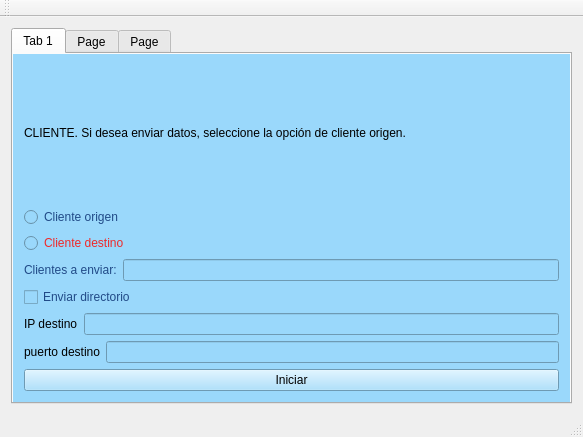
<?xml version="1.0" encoding="UTF-8"?>
<ui version="4.0">
 <class>Backup_distribuido</class>
 <widget class="QMainWindow" name="Backup_distribuido">
  <property name="geometry">
   <rect>
    <x>0</x>
    <y>0</y>
    <width>583</width>
    <height>437</height>
   </rect>
  </property>
  <property name="windowTitle">
   <string>Backup_distribuido</string>
  </property>
  <widget class="QWidget" name="centralWidget">
   <layout class="QHBoxLayout" name="horizontalLayout">
    <item>
     <widget class="QTabWidget" name="tabWidget">
      <property name="toolTip">
       <string/>
      </property>
      <property name="whatsThis">
       <string>&lt;html&gt;&lt;head/&gt;&lt;body&gt;&lt;p&gt;&lt;br/&gt;&lt;/p&gt;&lt;/body&gt;&lt;/html&gt;</string>
      </property>
      <property name="styleSheet">
       <string notr="true"/>
      </property>
      <property name="currentIndex">
       <number>0</number>
      </property>
      <widget class="QWidget" name="Inicio">
       <property name="styleSheet">
        <string notr="true">background-color: rgb(154, 216, 251);</string>
       </property>
       <attribute name="title">
        <string>Tab 1</string>
       </attribute>
       <layout class="QVBoxLayout" name="verticalLayout">
        <item>
         <widget class="QLabel" name="label_8">
          <property name="text">
           <string>CLIENTE. Si desea enviar datos, seleccione la opción de cliente origen.</string>
          </property>
         </widget>
        </item>
        <item>
         <widget class="QRadioButton" name="radioButton">
          <property name="styleSheet">
           <string notr="true">color: rgb(32, 74, 135);</string>
          </property>
          <property name="text">
           <string>Cliente origen</string>
          </property>
         </widget>
        </item>
        <item>
         <widget class="QRadioButton" name="radioButton_2">
          <property name="styleSheet">
           <string notr="true">color: rgb(239, 41, 41);</string>
          </property>
          <property name="text">
           <string>Cliente destino</string>
          </property>
         </widget>
        </item>
        <item>
         <layout class="QHBoxLayout" name="horizontalLayout_6">
          <item>
           <widget class="QLabel" name="label">
            <property name="styleSheet">
             <string notr="true">color: rgb(32, 74, 135);</string>
            </property>
            <property name="text">
             <string>Clientes a enviar:</string>
            </property>
           </widget>
          </item>
          <item>
           <widget class="QLineEdit" name="lineEdit"/>
          </item>
         </layout>
        </item>
        <item>
         <widget class="QCheckBox" name="checkBox">
          <property name="styleSheet">
           <string notr="true">color: rgb(32, 74, 135);</string>
          </property>
          <property name="text">
           <string>Enviar directorio</string>
          </property>
         </widget>
        </item>
        <item>
         <layout class="QHBoxLayout" name="horizontalLayout_4">
          <item>
           <widget class="QLabel" name="label_3">
            <property name="text">
             <string>IP destino</string>
            </property>
           </widget>
          </item>
          <item>
           <widget class="QLineEdit" name="lineEdit_3"/>
          </item>
         </layout>
        </item>
        <item>
         <layout class="QHBoxLayout" name="horizontalLayout_3">
          <item>
           <widget class="QLabel" name="label_2">
            <property name="text">
             <string>puerto destino</string>
            </property>
           </widget>
          </item>
          <item>
           <widget class="QLineEdit" name="lineEdit_2"/>
          </item>
         </layout>
        </item>
        <item>
         <widget class="QPushButton" name="pushButton">
          <property name="text">
           <string>Iniciar</string>
          </property>
         </widget>
        </item>
       </layout>
      </widget>
      <widget class="QWidget" name="tab">
       <property name="styleSheet">
        <string notr="true">background-color: rgba(159, 249, 188, 199);</string>
       </property>
       <attribute name="title">
        <string>Page</string>
       </attribute>
       <layout class="QVBoxLayout" name="verticalLayout_2">
        <item>
         <widget class="QLabel" name="label_6">
          <property name="text">
           <string>                  SERVIDOR: Indique la dirección IP y el puerto de escucha.</string>
          </property>
         </widget>
        </item>
        <item>
         <layout class="QHBoxLayout" name="horizontalLayout_5">
          <item>
           <widget class="QLabel" name="label_4">
            <property name="text">
             <string>IP</string>
            </property>
           </widget>
          </item>
          <item>
           <widget class="QLineEdit" name="lineEdit_5"/>
          </item>
         </layout>
        </item>
        <item>
         <layout class="QHBoxLayout" name="horizontalLayout_2">
          <item>
           <widget class="QLabel" name="label_5">
            <property name="text">
             <string>puerto</string>
            </property>
           </widget>
          </item>
          <item>
           <widget class="QLineEdit" name="lineEdit_4"/>
          </item>
         </layout>
        </item>
        <item>
         <widget class="QPushButton" name="pushButton_2">
          <property name="text">
           <string>Iniciar</string>
          </property>
         </widget>
        </item>
       </layout>
      </widget>
      <widget class="QWidget" name="tab_2">
       <attribute name="title">
        <string>Page</string>
       </attribute>
       <layout class="QVBoxLayout" name="verticalLayout_3">
        <item>
         <widget class="QLabel" name="label_7">
          <property name="text">
           <string>Log Datos.</string>
          </property>
         </widget>
        </item>
        <item>
         <widget class="QTextEdit" name="textEdit"/>
        </item>
        <item>
         <widget class="QProgressBar" name="progressBar">
          <property name="value">
           <number>24</number>
          </property>
         </widget>
        </item>
        <item>
         <widget class="QPushButton" name="pushButton_3">
          <property name="text">
           <string>Desconectar</string>
          </property>
         </widget>
        </item>
       </layout>
      </widget>
     </widget>
    </item>
   </layout>
  </widget>
  <widget class="QMenuBar" name="menuBar">
   <property name="geometry">
    <rect>
     <x>0</x>
     <y>0</y>
     <width>583</width>
     <height>22</height>
    </rect>
   </property>
  </widget>
  <widget class="QToolBar" name="mainToolBar">
   <attribute name="toolBarArea">
    <enum>TopToolBarArea</enum>
   </attribute>
   <attribute name="toolBarBreak">
    <bool>false</bool>
   </attribute>
  </widget>
  <widget class="QStatusBar" name="statusBar"/>
 </widget>
 <layoutdefault spacing="6" margin="11"/>
 <resources/>
 <connections/>
</ui>
